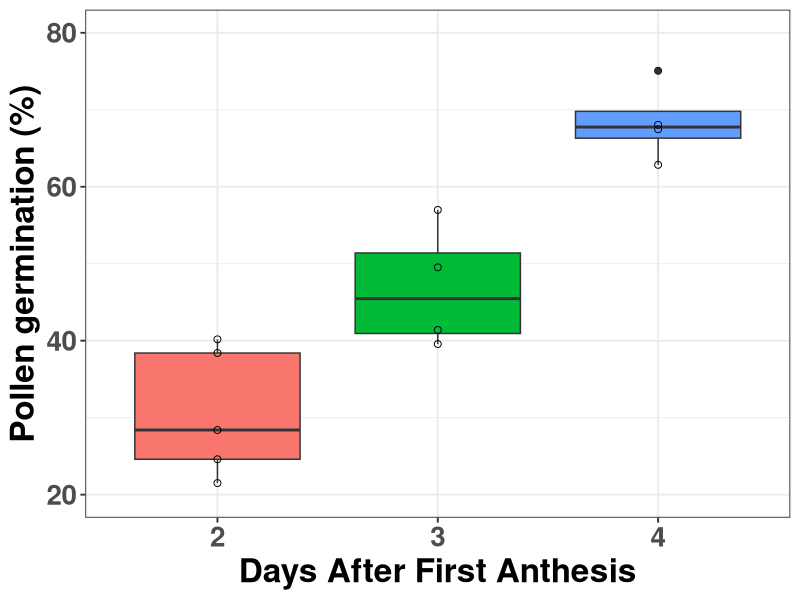
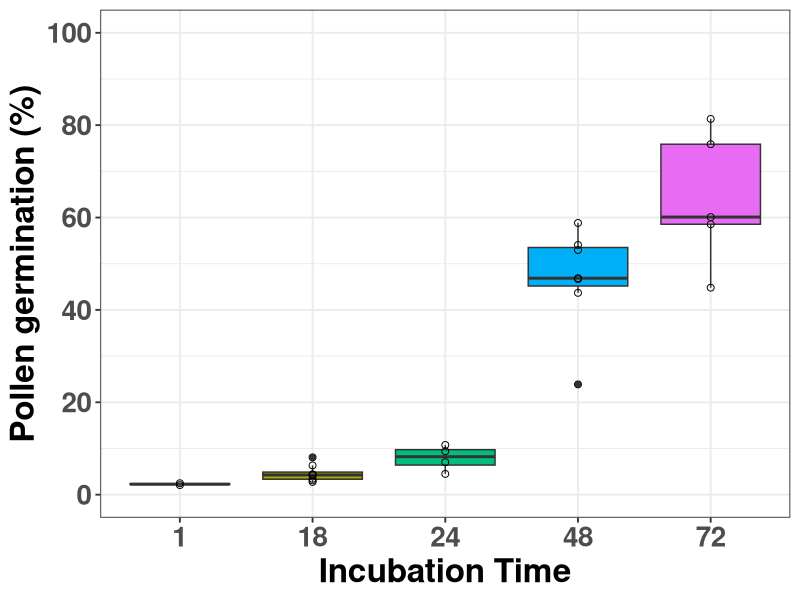
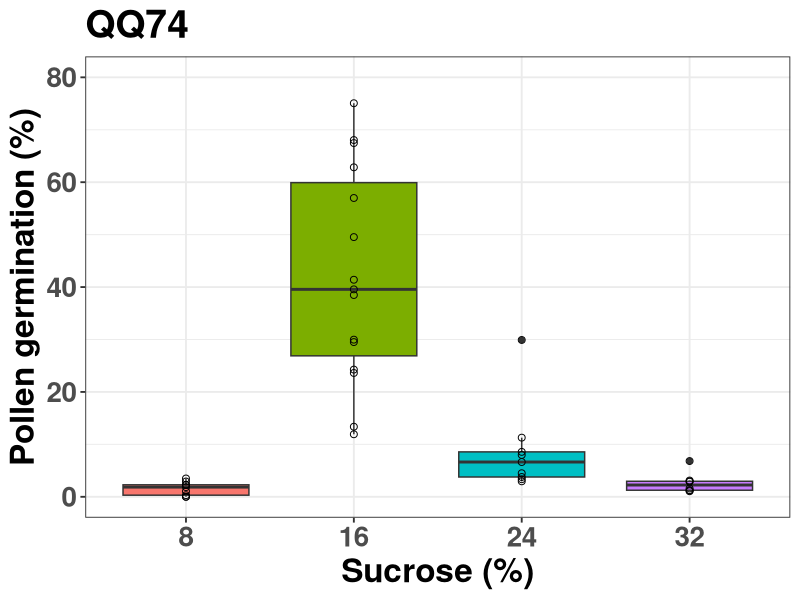
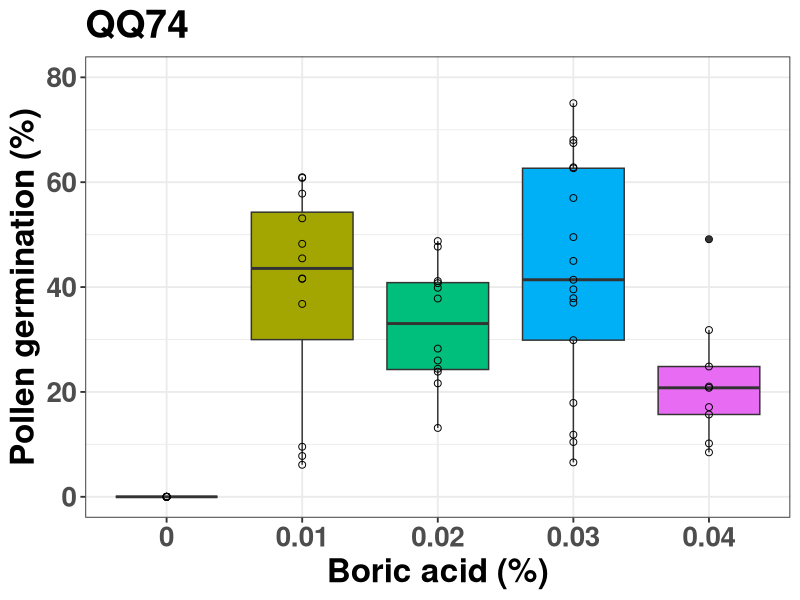
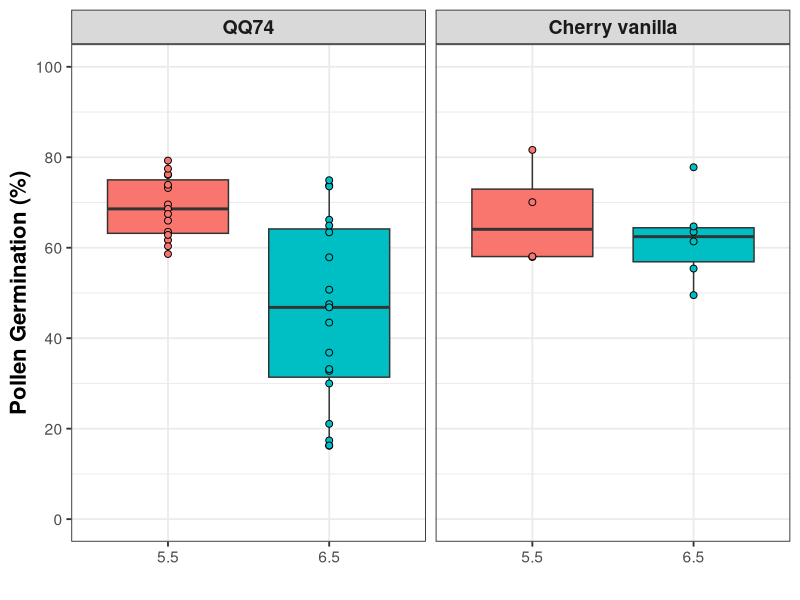
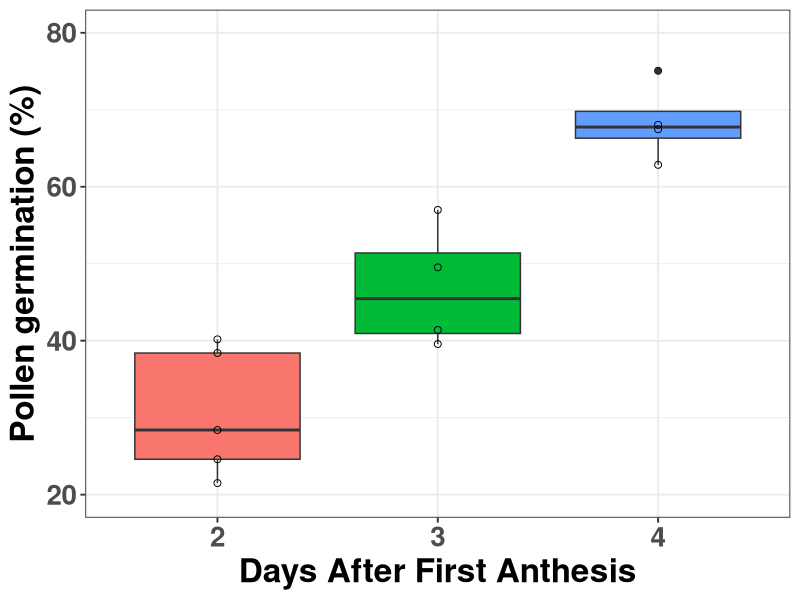
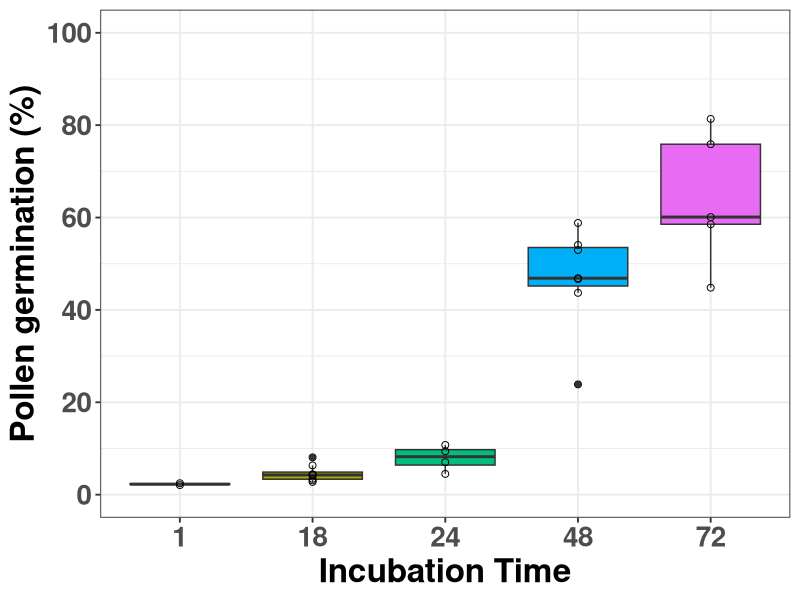
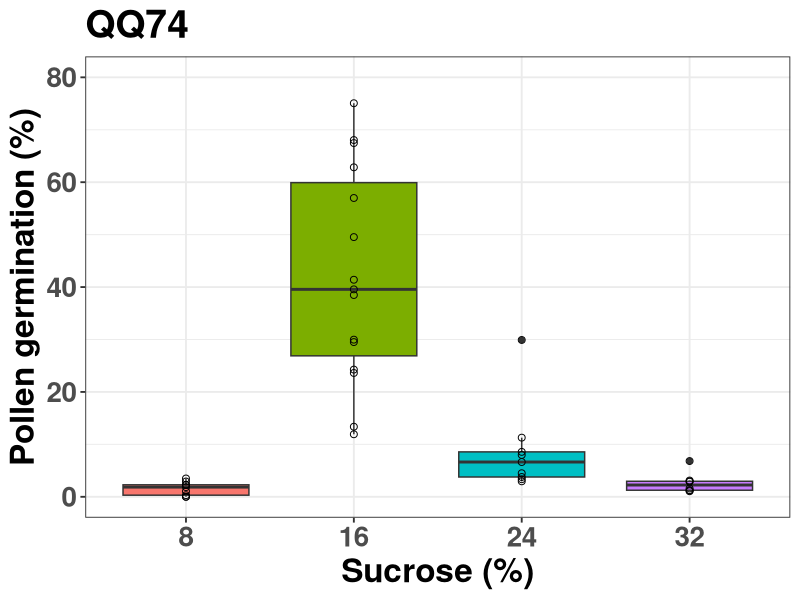

Here is the R script that generated these plots, in order:
library(ggplot2)
library(reshape2)
library(plyr)

setwd("~/quinoa_heat/USDAFellowship/pollen/pollen_germination_paper/data/")


#######################
###### Figure 3a ######
#######################

#Read file with data
days_afa = read.table(file="figure3a.csv",sep=",",header=TRUE)

#Subset columns with relevant data
days_afa<- days_afa[,c("sample","days_after_first_anthesis", "pollen_germination")]
days_afa$days_after_first_anthesis <- factor(days_afa$days_after_first_anthesis, levels = c("2","3","4"))

#Obtain average germination per sample (droplet)
days_afa.means <- aggregate(data = days_afa, pollen_germination ~ 
                              sample+days_after_first_anthesis, FUN = function(i)mean(i))

#Graph
figure3a<-ggplot(days_afa.means,aes(x=days_after_first_anthesis,y=pollen_germination)) +
  geom_boxplot(aes(fill=days_after_first_anthesis)) + 
  geom_point(color="black", pch=21, size = 2, position=position_dodge(width = 0.65)) + 
  theme_bw(base_size = 14) + 
  labs(y = "Pollen germination (%)", x ="Days After First Anthesis") +
  theme(axis.text.x = element_text(size = 20,face = "bold"), axis.text.y = element_text(size = 20,face = "bold"),
        axis.title.x=element_text(size="24",face="bold"),
        axis.title.y=element_text(size="24",face="bold"),  
        strip.text.x = element_text(size = "24", face = "bold"),
        plot.title = element_text(size = "28", face = "bold"),
        legend.position = "none")+
  scale_y_continuous(limits = c(20,80), breaks = seq(20, 80, by = 20)) 

figure3a
ggsave("figure3a.pdf",plot = figure3a,width=7,height = 7,dpi=300)

#Summary statistics
days_afa.means.sub <- days_afa.means[,c("days_after_first_anthesis", "pollen_germination")]
days_afa.means.sub_melted <- melt(days_afa.means.sub, id.vars = c("days_after_first_anthesis"))
ddply(days_afa.means.sub_melted, c("days_after_first_anthesis","variable"), summarise, 
      n = length(value), mean = mean(value), median = median(value), std_dev = sd(value),
      sem = sd(value)/sqrt(length(value)))

#Pairwise comparisons with Welch's t-test
f3a <- factor(days_afa.means$days_after_first_anthesis)
p.adjust.method <- "none"
vals <- days_afa.means$pollen_germination
compare.levels.p.values <- function(i, j) {
  xi <- vals[as.integer(f3a) == i]
  xj <- vals[as.integer(f3a) == j]
  t.test(xi, xj,)$p.value
}
PVAL3a <- pairwise.table(compare.levels.p.values, levels(f3a), p.adjust.method)
PVAL3a


#######################
###### Figure 3b ######
#######################

#Read file with data
timecourse = read.table(file="figure3b.csv",sep=",",header=TRUE)

#Subset columns with relevant data
timecourse<- timecourse[,c("sample","hours_incubation", "percent_germinated")]
timecourse$hours_incubation <- factor(timecourse$hours_incubation, levels = c("1","18","24","48","72"))

#Obtain average germination per sample (droplet)
timecourse.means <- aggregate(data = timecourse, percent_germinated ~ 
                                sample+hours_incubation, FUN = function(i)mean(i))

#Graph
figure3b<-ggplot(timecourse.means,aes(x=hours_incubation,y=percent_germinated)) +
  geom_boxplot(aes(fill=hours_incubation)) + 
  geom_point(color="black", pch=21, size = 2, position=position_dodge(width = 0.65)) + 
  theme_bw(base_size = 14) + 
  labs(y = "Pollen germination (%)", x ="Incubation Time") +
  theme(axis.text.x = element_text(size = 20,face = "bold"), axis.text.y = element_text(size = 20,face = "bold"),
        axis.title.x=element_text(size="24",face="bold"),
        axis.title.y=element_text(size="24",face="bold"),  
        strip.text.x = element_text(size = "24", face = "bold"),
        plot.title = element_text(size = "28", face = "bold"),
        legend.position = "none")+
  scale_y_continuous(limits = c(0,100), breaks = seq(0, 100, by = 20)) 

figure3b
ggsave("figure3b.pdf",plot = figure3b,width=7,height = 7,dpi=300)

#Summary statistics
timecourse.means.sub <- timecourse.means[,c("hours_incubation", "percent_germinated")]
timecourse.means.sub_melted <- melt(timecourse.means.sub, id.vars = c("hours_incubation"))
ddply(timecourse.means.sub_melted, c("hours_incubation","variable"), summarise, 
      n = length(value), mean = mean(value), median = median(value), std_dev = sd(value),
      sem = sd(value)/sqrt(length(value)))

#Pairwise comparisons with Welch's t-test
f3b <- factor(timecourse.means$hours_incubation)
p.adjust.method <- "none"
vals <- timecourse.means$percent_germinated
compare.levels.p.values <- function(i, j) {
  xi <- vals[as.integer(f3b) == i]
  xj <- vals[as.integer(f3b) == j]
  t.test(xi, xj,)$p.value
}
PVAL3b <- pairwise.table(compare.levels.p.values, levels(f3b), p.adjust.method)
PVAL3b


#######################
###### Figure 4a ######
#######################

#Read file with data
germination = read.table(file="figure4a.csv",sep=",",header=TRUE)

#Subset columns with relevant data to graph
germinationa<- germination[,c("sample", "treatment", "germination_percent")]
germinationa$treatment <- factor(germinationa$treatment, levels = c("8","16","24","32"))

#Obtain average germination per sample (droplet)
germination.means <- aggregate(data = germinationa, germination_percent ~ 
                              sample+treatment, FUN = function(i)mean(i))


figue4a <- ggplot(germination.means,aes(x=treatment,y=germination_percent,group=treatment)) +
  geom_boxplot(aes(fill=treatment)) + 
  geom_point(color="black", pch=21, size = 2, position=position_dodge(width = 0.65)) + 
  theme_bw(base_size = 14) + 
  labs(title = "QQ74", y = "Pollen germination (%)", x ="Sucrose (%)") +
  theme(axis.text.x = element_text(size = 20,face = "bold"), axis.text.y = element_text(size = 20,face="bold"),
        axis.title.x=element_text(size="24",face="bold"),
        axis.title.y=element_text(size="24",face="bold"),  
        strip.text.x = element_text(size = "24", face = "bold"),
        plot.title = element_text(size = "28", face = "bold"),
        legend.position = "none")+
  scale_y_continuous(limits = c(0, 80), breaks = seq(0, 80, by = 20)) 

figue4a
ggsave("figure4a.pdf",plot = figue4a,width=7,height = 7,dpi=300)

#Summary statistics
sucrose.means.sub <- germination.means[,c("treatment", "germination_percent")]
sucrose.means.sub_melted <- melt(sucrose.means.sub, id.vars = c("treatment"))
ddply(sucrose.means.sub_melted, c("treatment","variable"), summarise, 
      n = length(value), mean = mean(value), median = median(value), std_dev = sd(value),
      sem = sd(value)/sqrt(length(value)))

#Pairwise comparisons with Welch's t-test
f4a <- factor(germination.means$treatment)
p.adjust.method <- "none"
vals <- germination.means$germination_percent
compare.levels.p.values <- function(i, j) {
  xi <- vals[as.integer(f4a) == i]
  xj <- vals[as.integer(f4a) == j]
  t.test(xi, xj,)$p.value
}
PVAL4a <- pairwise.table(compare.levels.p.values, levels(f4a), p.adjust.method)
PVAL4a


#######################
###### Figure 4b ######
#######################

#Read file with data
boric.acid = read.table(file="figure4b.csv",sep=",",header=TRUE)

#Subset columns with relevant data to graph
boric.acid<- boric.acid[,c("sample", "treatment", "germination_percent")]
boric.acid$treatment <- factor(boric.acid$treatment, levels = c("0","0.01","0.02","0.03","0.04"))

#Obtain average germination per sample (droplet)
boric.acid.means <- aggregate(data = boric.acid, germination_percent ~ 
                                 sample+treatment, FUN = function(i)mean(i))


figue4b <- ggplot(boric.acid.means,aes(x=treatment,y=germination_percent,group=treatment)) +
  geom_boxplot(aes(fill=treatment)) + 
  geom_point(color="black", pch=21, size = 2, position=position_dodge(width = 0.65)) + 
  theme_bw(base_size = 14) + 
  labs(title = "QQ74", y = "Pollen germination (%)", x ="Boric acid (%)") +
  theme(axis.text.x = element_text(size = 20,face = "bold"), axis.text.y = element_text(size = 20,face="bold"),
        axis.title.x=element_text(size="24",face="bold"),
        axis.title.y=element_text(size="24",face="bold"),  
        strip.text.x = element_text(size = "24", face = "bold"),
        plot.title = element_text(size = "28", face = "bold"),
        legend.position = "none")+
  scale_y_continuous(limits = c(0, 80), breaks = seq(0, 80, by = 20)) 

figue4b
ggsave("figure4b.pdf",plot = figue4b,width=7,height = 7,dpi=300)

#Summary statistics
boric.acid.means.sub <- boric.acid.means[,c("treatment", "germination_percent")]
boric.acid.means.sub_melted <- melt(boric.acid.means.sub, id.vars = c("treatment"))
ddply(boric.acid.means.sub_melted, c("treatment","variable"), summarise, 
      n = length(value), mean = mean(value), median = median(value), std_dev = sd(value),
      sem = sd(value)/sqrt(length(value)))

#Pairwise comparisons with Welch's t-test
f4b <- factor(boric.acid.means$treatment)
p.adjust.method <- "none"
vals <- boric.acid.means$germination_percent
compare.levels.p.values <- function(i, j) {
  xi <- vals[as.integer(f4b) == i]
  xj <- vals[as.integer(f4b) == j]
  t.test(xi, xj,)$p.value
}
PVAL4b <- pairwise.table(compare.levels.p.values, levels(f4b), p.adjust.method)
PVAL4b


#######################
###### Figure 4c ######
#######################

#Read file with data
ph = read.table(file="figure4c.csv",sep=",",header=TRUE)

#Subset columns with relevant data to graph
pha<- ph[,c("sample","genotype", "treatment", "pollen_germination")]
pha$treatment <- factor(pha$treatment, levels = c("5.5","6.5"))
pha$genotype <- factor(pha$genotype, levels = c("QQ74","Cherry vanilla"))

#Obtain average germination per sample (droplet)
ph.means <- aggregate(data = pha, pollen_germination ~ 
                                 sample+treatment+genotype, FUN = function(i)mean(i))

figue4c<-ggplot(ph.means,aes(x=treatment,y=pollen_germination)) +
  geom_boxplot(aes(fill=treatment)) + 
  geom_point(aes(fill=treatment), color="black", pch=21, size = 2, position=position_dodge(width = 0.65)) + 
  theme_bw(base_size = 14) + 
  labs(y = "Pollen Germination (%)", x ="") +
  theme(axis.title.x=element_text(face="bold"),
        axis.title.y=element_text(size="16",face="bold"),  
        strip.text.x = element_text(size = "14", face = "bold"),
        plot.title = element_text(size = "18", face = "bold"),
        legend.position =  "none") +
  scale_y_continuous(limits = c(0,100),breaks = seq(0, 100, by = 20)) +
  facet_wrap(~ genotype)

figue4c
ggsave("figure4c.pdf",plot = figue4c,width=7,height = 7,dpi=300)

#Summary statistics
ph.means.sub <- ph.means[,c("genotype", "treatment", "pollen_germination")]
ph.means.sub_melted <- melt(ph.means.sub, id.vars = c("genotype", "treatment"))
ddply(ph.means.sub_melted, c("genotype", "treatment", "variable"), summarise, 
      n = length(value), mean = mean(value), median = median(value), std_dev = sd(value),
      sem = sd(value)/sqrt(length(value)))

#Welch's t-test
ph.means.qq74 <- ph.means[ph.means$genotype == 'QQ74',]
ph.means.qq74.5.5 <- ph.means.qq74[ph.means.qq74$treatment == '5.5',]
ph.means.qq74.6.5 <- ph.means.qq74[ph.means.qq74$treatment == '6.5',]
ph.means.cv <- ph.means[ph.means$genotype == 'Cherry vanilla',]
ph.means.cv.5.5 <- ph.means.cv[ph.means.cv$treatment == '5.5',]
ph.means.cv.6.5 <- ph.means.cv[ph.means.cv$treatment == '6.5',]

t.test(ph.means.qq74.5.5$pollen_germination, ph.means.qq74.6.5$pollen_germination)
t.test(ph.means.cv.5.5$pollen_germination, ph.means.cv.6.5$pollen_germination)
